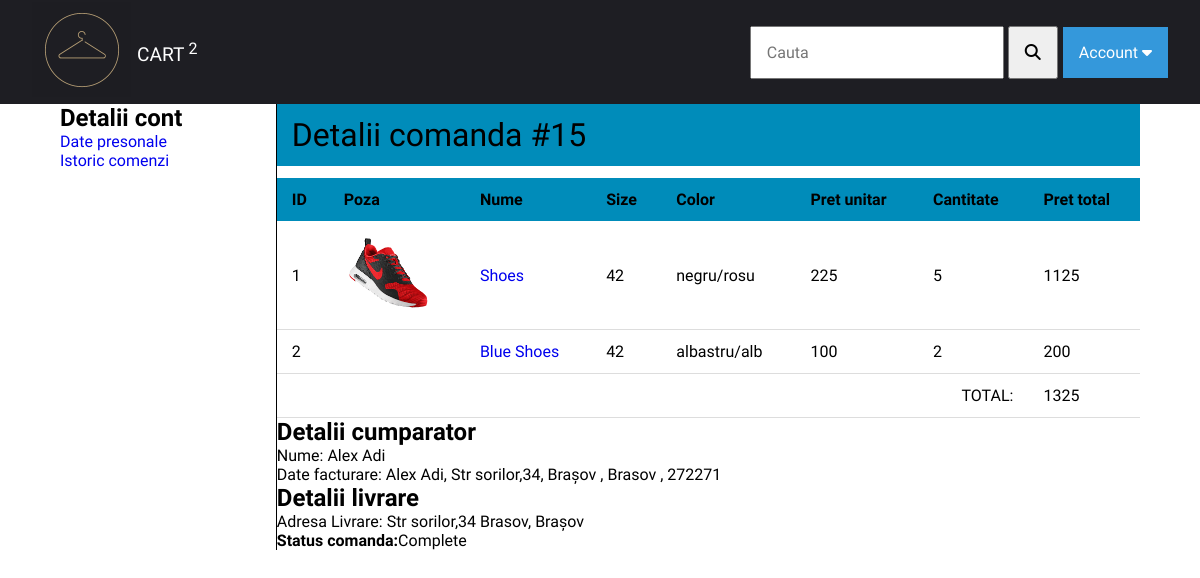
The page /order_details.php?id_comanda=15 (signed in) on the database its author committed.
### tables this page shows
CREATE TABLE IF NOT EXISTS `comenzi_detalii` (
  `ID` int NOT NULL AUTO_INCREMENT,
  `cod_comanda` int NOT NULL,
  `cod_atribut_produs` int NOT NULL,
  `cantitate` int NOT NULL,
  `pret_unitar` float NOT NULL,
  `pret` float NOT NULL,
  PRIMARY KEY (`ID`),
  KEY `cod_atribut_produs` (`cod_atribut_produs`),
  KEY `cod_comanda` (`cod_comanda`)
);

CREATE TABLE IF NOT EXISTS `produse` (
  `ID` int NOT NULL AUTO_INCREMENT,
  `denumire` varchar(64) NOT NULL,
  `cod_brand` int NOT NULL,
  `cod_categorie` int NOT NULL,
  `pret` float NOT NULL,
  `descriere` varchar(255) NOT NULL,
  `keywords` varchar(255) NOT NULL,
  `cod_subcategorie` int NOT NULL,
  `produs_imagine1` varchar(255) NOT NULL,
  PRIMARY KEY (`ID`),
  KEY `cod_brand` (`cod_brand`),
  KEY `cod_categorie` (`cod_categorie`),
  KEY `cod_subcategorie` (`cod_subcategorie`)
);

CREATE TABLE IF NOT EXISTS `marimi` (
  `ID` int NOT NULL AUTO_INCREMENT,
  `denumire` varchar(32) NOT NULL,
  PRIMARY KEY (`ID`)
);

CREATE TABLE IF NOT EXISTS `culori` (
  `ID` int NOT NULL AUTO_INCREMENT,
  `denumire` varchar(64) NOT NULL,
  PRIMARY KEY (`ID`)
);

CREATE TABLE IF NOT EXISTS `comenzi` (
  `ID` int NOT NULL AUTO_INCREMENT,
  `cod_client` int NOT NULL,
  `pret_total` float NOT NULL,
  `cod_status` int NOT NULL,
  `data` datetime NOT NULL,
  `metoda_plata` enum('Ramburs la livrare','Card bancar') NOT NULL COMMENT '1(ramburs),2(card)',
  PRIMARY KEY (`ID`),
  KEY `cod_client` (`cod_client`),
  KEY `cod_status` (`cod_status`)
);

CREATE TABLE IF NOT EXISTS `clienti` (
  `ID` int NOT NULL AUTO_INCREMENT,
  `nume` varchar(32) NOT NULL,
  `prenume` varchar(64) NOT NULL,
  `adresa` varchar(100) NOT NULL,
  `cod_judet` int NOT NULL,
  `localitate` varchar(64) NOT NULL,
  `zipcode` varchar(64) NOT NULL,
  `telefon` varchar(12) NOT NULL,
  `date_facturare` varchar(255) NOT NULL,
  `cod_utilizator` int NOT NULL,
  PRIMARY KEY (`ID`),
  KEY `cod_judet` (`cod_judet`),
  KEY `cod_utilizator` (`cod_utilizator`)
);

CREATE TABLE IF NOT EXISTS `judete` (
  `ID` int NOT NULL AUTO_INCREMENT,
  `denumire` varchar(16) NOT NULL,
  PRIMARY KEY (`ID`)
);

CREATE TABLE IF NOT EXISTS `comenzi_status` (
  `ID` int NOT NULL AUTO_INCREMENT,
  `denumire` varchar(32) NOT NULL,
  PRIMARY KEY (`ID`)
);

### order_details.php (the view, shortened to what this page needs)
<?php
include("includes/connect.php");
if (isset($_GET['id_comanda'])) {
  $id_comanda = $_GET['id_comanda'];
  $result_comanda_q = mysqli_query($con, "SELECT *,cs.denumire AS nume_stat,cs.ID AS status_id,j.denumire AS nume_judet FROM comenzi c
  INNER JOIN clienti cl ON c.cod_client=cl.ID
  INNER JOIN judete j on cl.cod_judet=j.ID
  INNER JOIN comenzi_status cs ON cs.ID=c.cod_status
  WHERE c.ID=$id_comanda");
  $client_info = mysqli_fetch_assoc($result_comanda_q);
}
?>
<!DOCTYPE html>
<html lang="en">
<head>
  <link rel="stylesheet" href="css/style.css">
</head>
<body>
  <?php include("includes/header.php") ?>
  <div class="wrapper">
    <div class="account-menu">
      <h2>Detalii cont</h2>
      <ul>
        <li><a href="account.php">Date presonale</a></li>
        <li><a href="orders.php">Istoric comenzi</a></li>
      </ul>
    </div>
    <div class="container">
      <div class="order-detail-header">Detalii comanda #<?= $id_comanda ?> </div>
      <div class="table-container">
        <table id="table_field">
          <thead>
            <th>ID</th>
            <th>Poza</th>
            <th>Nume</th>
            <th>Size</th>
            <th>Color</th>
            <th>Pret unitar</th>
            <th>Cantitate</th>
            <th>Pret total</th>
          </thead>
          <tbody>
            <?php
            $result_query = mysqli_query($con, "SELECT *,p.ID AS produs_ID,p.pret AS pret_produs,c.cantitate AS cantitate_produs,c.pret AS pret_row,cl.denumire AS culoare_denumire,m.denumire AS marime_denumire FROM comenzi_detalii c
            INNER JOIN atribute_produs a ON c.cod_atribut_produs=a.ID
            INNER JOIN marimi m ON a.cod_marime=m.ID
            INNER JOIN culori cl ON a.cod_culoare=cl.ID
            INNER JOIN produse p ON a.cod_produs=p.ID
            WHERE cod_comanda=$id_comanda");
            $total = 0;
            while ($row = mysqli_fetch_assoc($result_query)) {
            ?>
              <tr>
                <td><?= $row['produs_ID'] ?></td>
                <td><img src="admin_area/images/<?= $row['produs_imagine1'] ?>" alt=""></td>
                <td><a href="product_details.php?product_id=<?= $row['cod_produs'] ?>"><?= $row['denumire'] ?></a> </td>
                <td><?= $row['marime_denumire'] ?></td>
                <td><?= $row['culoare_denumire'] ?></td>
                <td><?= $row['pret_produs'] ?></td>
                <td><?= $row['cantitate_produs'] ?></td>
                <td><?= $row['pret_row'] ?></td>
              </tr>
            <?php
              $total += $row['pret_row'];
            }
            ?>
            <tr class="table-bottom">
              <td colspan="7" class="total">TOTAL: </td>
              <td><?= $total ?></td>
            </tr>
          </tbody>
        </table>
      </div>
      <div class="info">
        <div class="shipping-info">
          <h2>Detalii cumparator</h2>
          <p>Nume: <?= $client_info['nume'] . " " . $client_info['prenume'] ?></p>
          <p>Date facturare: <?= $client_info['date_facturare'] ?></p>
        </div>
        <div class="shipping-info">
          <h2>Detalii livrare</h2>
          <p>Adresa Livrare: <?= $client_info['adresa'] . " " . $client_info['localitate'] . ", " . $client_info['nume_judet'] ?></p>
        </div>
        <div class="shipping-info">
          <span><strong>Status comanda:</strong><?= $client_info['nume_stat'] ?> </span>
        </div>
      </div>
    </div>
  </div>
</body>
</html>

### css/style.css (style rules this page uses)
* { box-sizing: border-box; margin: 0; padding: 0; font-family: "Roboto Condensed", sans-serif; text-decoration: none; list-style-type: none; }
html { height: 100%; }
body { height: 100%; display: flex; flex-direction: column; }
.wrapper { width: 90%; margin: 0 auto; display: flex; }
.account-menu { border-right: 1px solid black; align-items: center; flex: 1; }
.wrapper .container { flex: 4; }
#table_field { border-collapse: collapse; width: 100%; border-radius: 5px 5px 0 0; overflow-x: hidden; overflow-y: scroll; }
#table_field tbody tr td img { height: 80px; }
#table_field th, #table_field td { padding: 12px 15px; }
#table_field tbody tr { border-bottom: 1px solid #dddddd; }
.total { text-align: end; }
.order-detail-header { padding: 12px 15px; width: 100%; margin-bottom: 12px; background-color: #008cba; font-size: 2rem; }
.table-container { width: 100%; }
.info { display: flex; width: 100%; flex-direction: column; }

### rows shown on the page
comenzi_detalii: produse.ID "1", produse.produs_imagine1 (picture), produse.denumire "Shoes", marimi.denumire "42", culori.denumire "negru/rosu", produse.pret "225", cantitate "5", pret "1125"
comenzi_detalii: produse.ID "2", produse.denumire "Blue Shoes", marimi.denumire "42", culori.denumire "albastru/alb", produse.pret "100", cantitate "2", pret "200"
comenzi: cod_client.nume "Alex", cod_client.prenume "Adi", cod_client.date_facturare "Alex Adi, Str sorilor,34, Brașov , Brasov , 272271", cod_client.adresa "Str sorilor,34", cod_client.localitate "Brasov", judete.denumire "Brașov", cod_status.denumire "Complete"

### other values the page prints
$prod_cnt "2"
$id_comanda "15"
$total "1325"
